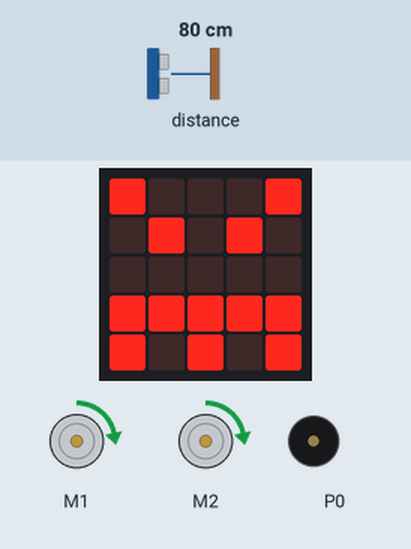
Bench run of a program on a simulated BBC micro:bit (MakeCode). On the bench: the board's 5×5 LED display, 2 × DC motor (green arrow = forward, orange = backward, longer = faster), buzzer (waves = sounding). The test bench sets the inputs (shaded band); at power-on: distance to the obstacle 80 cm.

Above: at 4.8 s.
4.9 s: distance to the obstacle set to 7 cm
6.4 s: distance to the obstacle set to 4 cm
At 8.4 s:
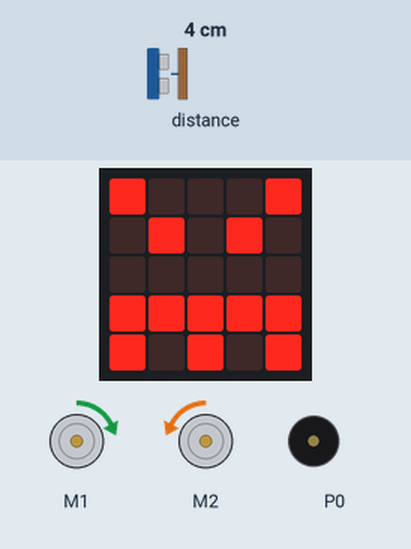
9.4 s: distance to the obstacle set to 10 cm
11.4 s: distance to the obstacle set to 13 cm
At 12.3 s:
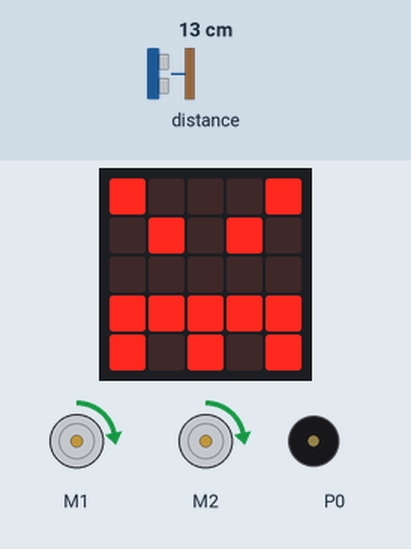
12.9 s: distance to the obstacle set to 2 cm
At 13.3 s:
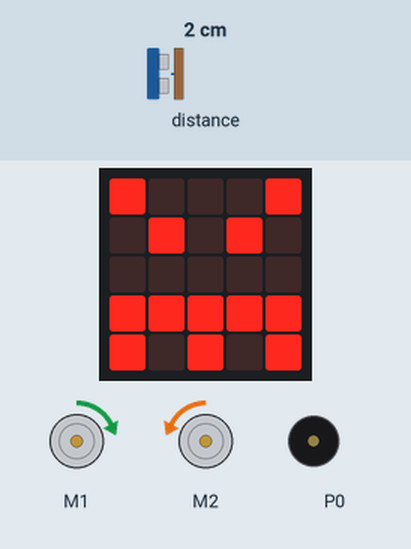
Timing chart, 0 to 16.9 s (numbered marks = the images above; inputs shaded):
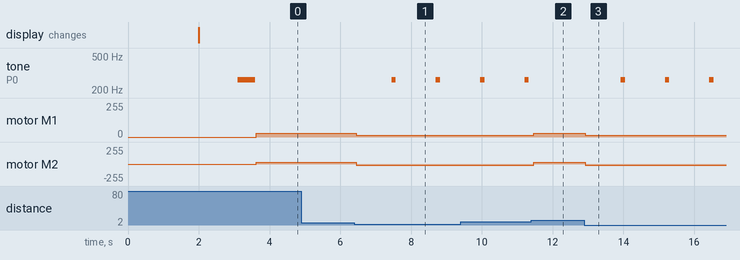

The program:

main.ts
```typescript
basic.pause(2000)
let distSTOP = 5
let distGO = 12
let detecta = 0
let vRot = 15
let fAVA = 30
basic.showIcon(IconNames.Angry)
basic.pause(500)
music.playTone(262, music.beat(BeatFraction.Whole))
basic.forever(function () {
    if (maqueen.Ultrasonic(PingUnit.Centimeters) <= distSTOP) {
        detecta = 1
    }
    if (detecta == 1 && maqueen.Ultrasonic(PingUnit.Centimeters) <= distGO) {
        maqueen.motorRun(maqueen.Motors.M1, maqueen.Dir.CW, vRot)
        maqueen.motorRun(maqueen.Motors.M2, maqueen.Dir.CCW, vRot)
        basic.pause(1000)
        music.playTone(262, music.beat(BeatFraction.Quarter))
    }
    if (detecta == 0 || maqueen.Ultrasonic(PingUnit.Centimeters) >= distGO) {
        maqueen.motorRun(maqueen.Motors.All, maqueen.Dir.CW, fAVA)
        detecta = 0
    }
    basic.pause(100)
})
```

test.ts
```typescript
// aquí va el archivo "tests"; esto no se compilará cuando este paquete se utilice como una extensión.
```

Measured:
- the behaviour switches between 6 and 5 cm on distance to the obstacle (found by bisection; images 0 and 1)
- the behaviour switches between 11 and 12 cm on distance to the obstacle (found by bisection; images 1 and 2)
- after the input at 4.9 s, every drawn part: stays the same
- after the input at 6.4 s, tone on P0: alternates 262 Hz for 0.13 s and silent for 1.1 s, starting after 1.0 s; motor M1: forward 30/255 → forward 15/255 after 0.05 s; motor M2: forward 30/255 → backward 15/255 after 0.05 s
- after the input at 11.4 s, tone on P0: stays silent (without the input it goes to 262 Hz after 1.1 s); motor M1: forward 15/255 → forward 30/255 after 0.06 s; motor M2: backward 15/255 → forward 30/255 after 0.06 s
- after the input at 12.9 s, tone on P0: alternates 262 Hz for 0.13 s and silent for 1.1 s, starting after 1.0 s; motor M1: forward 30/255 → forward 15/255 at once; motor M2: forward 30/255 → backward 15/255 at once
